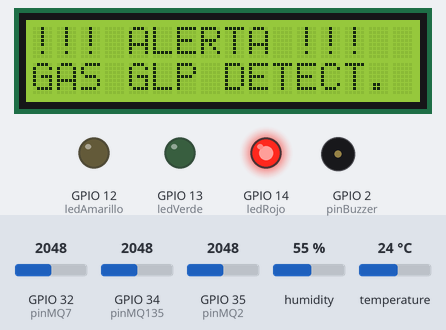
This sketch was run on a simulated ESP32. On the bench: 16×2 character LCD, output pins drawn as LEDs (lit = HIGH), buzzer (waves = sounding, pin HIGH). The inputs (shaded band) are chosen by the test bench; at power-on: GPIO 35 (pinMQ2) = 2048, GPIO 32 (pinMQ7) = 2048, humidity 55 %, GPIO 34 (pinMQ135) = 2048, temperature 24 °C. WiFi joins after 1.5 s; servers stay silent unless stated; the local clock reads 2024-03-15 10:24:30 at power-on unless the sketch sets it; what the sketch prints to the serial monitor is not drawn.

Above: at 3.69 s.
4.0 s: GPIO 35 (pinMQ2) set to 860
At 4.52 s:
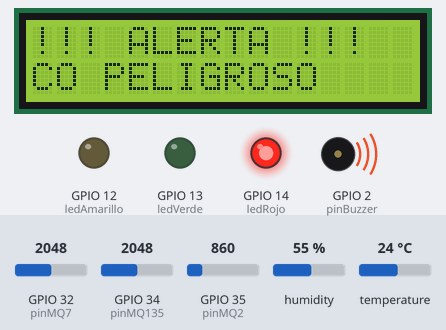
6.2 s: GPIO 32 (pinMQ7) set to 943
12.8 s: GPIO 32 (pinMQ7) set to 865
At 13.6 s:
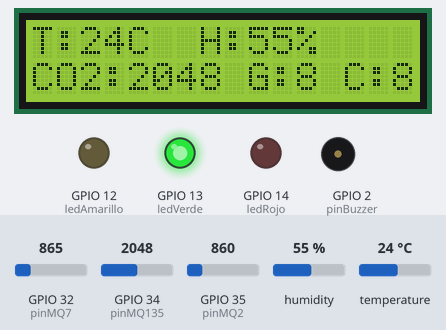
14.4 s: humidity set to 22 %
At 15.2 s:
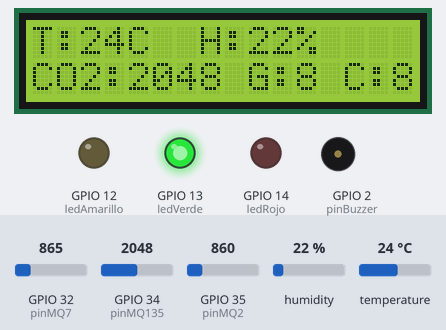
21.0 s: GPIO 34 (pinMQ135) set to 2866
At 23.7 s:
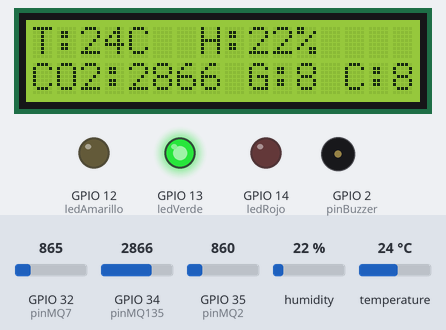
24.2 s: temperature set to 12 °C
At 25.4 s:
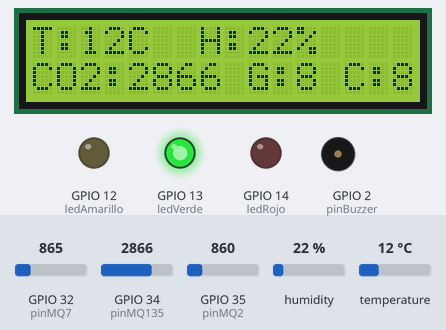
Timing chart, 0 to 27.2 s (numbered marks = the images above; inputs shaded):
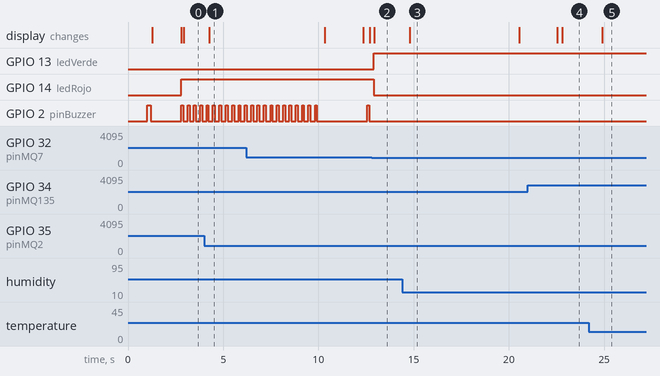

Measured:
- the behaviour switches between 901 and 900 on GPIO 32 (pinMQ7) (found by bisection; images 1 and 2)
- after the input at 4.0 s, the display: changes after 0.26 s (image 1)
- after the input at 12.8 s, GPIO 13 (ledVerde): LOW → HIGH after 0.10 s; GPIO 14 (ledRojo): HIGH → LOW after 0.10 s; GPIO 2 (pinBuzzer): stops changing and stays LOW; the display: changes after 0.13 s (image 2)
- after the input at 14.4 s, the display: changes after 0.40 s (image 3)
- after the input at 24.2 s, the display: changes after 0.70 s (image 5)
- what the display in image 3 shows lasts 5.7 s, from 14.8 s to 20.5 s

The sketch:

AirConnect_IoT.ino
```cpp
#include <WiFi.h>
#include <FirebaseESP32.h>
#include <Wire.h>
#include <LiquidCrystal_I2C.h>
#include "DHT.h"
#include "time.h"

// --- 1. CONFIGURACIÓN ---
#define WIFI_SSID "Tah"
#define WIFI_PASSWORD "noviembre12"
#define FIREBASE_HOST "airconnect-f6bdc-default-rtdb.firebaseio.com"
#define FIREBASE_AUTH "2TBqss9sZKiYshG29F63JoZ9WtglOcYWW51LMBn7"

// --- 2. HARDWARE ---
LiquidCrystal_I2C lcd(0x27, 16, 2);
#define DHTPIN 15
#define DHTTYPE DHT11
DHT dht(DHTPIN, DHTTYPE);

const int pinMQ135 = 34, pinMQ2 = 35, pinMQ7 = 32;
const int ledVerde = 13, ledAmarillo = 12, ledRojo = 14;
const int pinBuzzer = 2;

// --- 3. VARIABLES DE CONTROL ---
FirebaseData firebaseData;
FirebaseConfig config;
FirebaseAuth auth;

unsigned long tEnvio = 0;
unsigned long tBranding = 0;
bool mostrandoNombre = false;

const int umbralAlerta = 900;

void setup() {
  Serial.begin(115200);
  delay(1000);
  Serial.println("\n>>> AIRCONNECT <<<");

  Wire.begin(21, 22, 100000);
  dht.begin();

  pinMode(ledVerde, OUTPUT); pinMode(ledAmarillo, OUTPUT);
  pinMode(ledRojo, OUTPUT); pinMode(pinBuzzer, OUTPUT);

  digitalWrite(pinBuzzer, HIGH); delay(200); digitalWrite(pinBuzzer, LOW);

  lcd.init();
  lcd.backlight();
  lcd.print("Cargando...");

  WiFi.begin(WIFI_SSID, WIFI_PASSWORD);
  while (WiFi.status() != WL_CONNECTED) {
    delay(500); Serial.print(".");
  }

  configTime(0, 0, "pool.ntp.org", "time.nist.gov");
  while (time(nullptr) < 1000) { delay(500); }

  config.host = FIREBASE_HOST;
  config.signer.tokens.legacy_token = FIREBASE_AUTH;
  Firebase.begin(&config, &auth);
  Firebase.reconnectWiFi(true);

  lcd.clear();
}

void loop() {
  unsigned long ahora = millis();

  // 1. LECTURAS
  float h = dht.readHumidity();
  float t = dht.readTemperature();
  int mq135 = analogRead(pinMQ135);
  int mq2   = analogRead(pinMQ2);
  int mq7   = analogRead(pinMQ7);

  // 2. MONITOR SERIE
  if (ahora % 1000 < 100) {
    Serial.printf("T:%0.1f H:%0.1f | CO2:%d GLP:%d CO:%d\n", t, h, mq135, mq2, mq7);
  }

  // 3. ENVÍO FIREBASE
  if (ahora - tEnvio >= 10000) {
    tEnvio = ahora;
    FirebaseJson json;
    json.set("temperatura", isnan(t) ? 0 : t);
    json.set("humedad", isnan(h) ? 0 : h);
    json.set("co2_mq135", mq135);
    json.set("glp_mq2", mq2);
    json.set("co_mq7", mq7);
    Firebase.pushJSON(firebaseData, "/lecturas", json);
  }

  // 4. LÓGICA DE PANTALLA
  if (ahora - tBranding >= 10000) {
    tBranding = ahora;
    mostrandoNombre = true;
  }

  if (mostrandoNombre) {
    lcd.clear();
    lcd.setCursor(1, 0);
    lcd.print(">> AIRCONNECT <<");
    lcd.setCursor(0, 1);
    lcd.print("  UTRM RIVIERA  ");
    delay(2000);
    mostrandoNombre = false;
    lcd.clear();
  }
  else {
    // PANTALLA DE DATOS NORMAL
    if (mq2 > umbralAlerta || mq7 > umbralAlerta) {
      digitalWrite(ledRojo, HIGH); digitalWrite(ledVerde, LOW);
      digitalWrite(pinBuzzer, HIGH); delay(100); digitalWrite(pinBuzzer, LOW);

      lcd.setCursor(0, 0); lcd.print("!!! ALERTA !!!  ");
      lcd.setCursor(0, 1);
      if(mq2 > umbralAlerta) lcd.print("GAS GLP DETECT. ");
      else                   lcd.print("CO PELIGROSO    ");
    }
    else {
      digitalWrite(ledRojo, LOW); digitalWrite(ledVerde, HIGH);
      digitalWrite(pinBuzzer, LOW);

      lcd.setCursor(0, 0);
      if (isnan(t)) {
        lcd.print("Error Sensor DHT");
      } else {
        lcd.print("T:"); lcd.print((int)t); lcd.print("C  H:"); lcd.print((int)h); lcd.print("%    ");
      }

      lcd.setCursor(0, 1);
      char buf[17];
      // CO2 (MQ135), G (GLP), C (CO)
      sprintf(buf, "CO2:%d G:%d C:%d", mq135, mq2/100, mq7/100);
      lcd.print(buf);
    }
  }

  delay(200);
}
```
